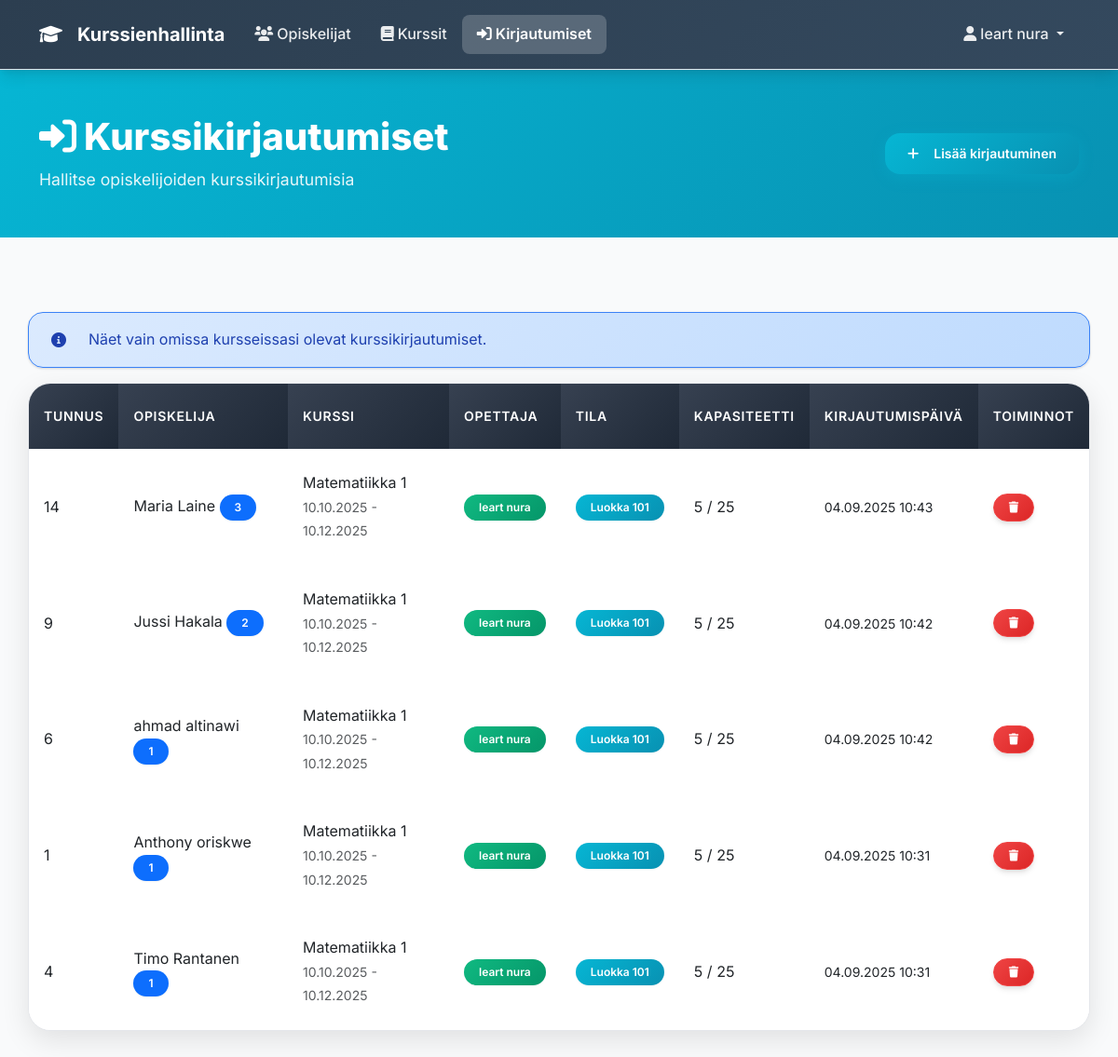
/kirjautumiset.php (signed in), run on the app's committed database.
### tables this page shows
CREATE TABLE `kurssikirjautumiset` (
  `tunnus` int(11) NOT NULL AUTO_INCREMENT,
  `opiskelija_tunnus` int(11) NOT NULL,
  `kurssi_tunnus` int(11) NOT NULL,
  `kirjautumispvm` datetime DEFAULT current_timestamp(),
  `created_at` timestamp NOT NULL DEFAULT current_timestamp(),
  `updated_at` timestamp NOT NULL DEFAULT current_timestamp() ON UPDATE current_timestamp(),
  PRIMARY KEY (`tunnus`),
  UNIQUE KEY `opiskelija_tunnus` (`opiskelija_tunnus`,`kurssi_tunnus`),
  KEY `idx_kirjautumiset_opiskelija` (`opiskelija_tunnus`),
  KEY `idx_kirjautumiset_kurssi` (`kurssi_tunnus`),
  CONSTRAINT `kurssikirjautumiset_ibfk_1` FOREIGN KEY (`opiskelija_tunnus`) REFERENCES `opiskelijat` (`tunnus`) ON DELETE CASCADE,
  CONSTRAINT `kurssikirjautumiset_ibfk_2` FOREIGN KEY (`kurssi_tunnus`) REFERENCES `kurssit` (`tunnus`) ON DELETE CASCADE
);

CREATE TABLE `opiskelijat` (
  `tunnus` int(11) NOT NULL AUTO_INCREMENT,
  `kayttaja_tunnus` int(11) DEFAULT NULL,
  `opiskelijanumero` varchar(20) NOT NULL,
  `etunimi` varchar(50) NOT NULL,
  `sukunimi` varchar(50) NOT NULL,
  `syntymapaiva` date NOT NULL,
  `vuosikurssi` int(11) NOT NULL CHECK (`vuosikurssi` >= 1 and `vuosikurssi` <= 3),
  `created_at` timestamp NOT NULL DEFAULT current_timestamp(),
  `updated_at` timestamp NOT NULL DEFAULT current_timestamp() ON UPDATE current_timestamp(),
  PRIMARY KEY (`tunnus`),
  UNIQUE KEY `opiskelijanumero` (`opiskelijanumero`),
  KEY `kayttaja_tunnus` (`kayttaja_tunnus`),
  CONSTRAINT `opiskelijat_ibfk_1` FOREIGN KEY (`kayttaja_tunnus`) REFERENCES `kayttajat` (`tunnus`) ON DELETE SET NULL
);

CREATE TABLE `kurssit` (
  `tunnus` int(11) NOT NULL AUTO_INCREMENT,
  `nimi` varchar(200) NOT NULL,
  `kuvaus` text DEFAULT NULL,
  `alkupaiva` date NOT NULL,
  `loppupaiva` date NOT NULL,
  `opettaja_tunnus` int(11) NOT NULL,
  `tila_tunnus` int(11) NOT NULL,
  `created_at` timestamp NOT NULL DEFAULT current_timestamp(),
  `updated_at` timestamp NOT NULL DEFAULT current_timestamp() ON UPDATE current_timestamp(),
  PRIMARY KEY (`tunnus`),
  KEY `idx_kurssit_opettaja` (`opettaja_tunnus`),
  KEY `idx_kurssit_tila` (`tila_tunnus`),
  KEY `idx_kurssit_alkupaiva` (`alkupaiva`),
  CONSTRAINT `kurssit_ibfk_1` FOREIGN KEY (`opettaja_tunnus`) REFERENCES `opettajat` (`tunnus`) ON DELETE CASCADE,
  CONSTRAINT `kurssit_ibfk_2` FOREIGN KEY (`tila_tunnus`) REFERENCES `tilat` (`tunnus`) ON DELETE CASCADE
);

CREATE TABLE `tilat` (
  `tunnus` int(11) NOT NULL AUTO_INCREMENT,
  `nimi` varchar(100) NOT NULL,
  `kapasiteetti` int(11) NOT NULL CHECK (`kapasiteetti` > 0),
  `created_at` timestamp NOT NULL DEFAULT current_timestamp(),
  `updated_at` timestamp NOT NULL DEFAULT current_timestamp() ON UPDATE current_timestamp(),
  PRIMARY KEY (`tunnus`)
);

### config/auth.php (called while the page is built, shortened)
<?php
function isLoggedIn() {
    return true;
}
function hasRole($requiredRole) {
    if (is_array($requiredRole)) {
        return in_array($_SESSION['user_role'], $requiredRole);
    }
    return $_SESSION['user_role'] === $requiredRole;
}
function isAdmin() {
    return hasRole('admin');
}
function isTeacher() {
    return hasRole('opettaja');
}
function canManageCourses() {
    return hasRole(['admin', 'opettaja']);
}
function canEditAll() {
    return isAdmin();
}
function getCurrentUserName() {
    return $_SESSION['user_name'] ?? null;
}
?>

### kirjautumiset.php (the view, shortened to what this page needs)
<?php
require_once 'config/auth.php';
$pdo = getDbConnection();
$kirjautumiset = [];
try {
    if (isAdmin()) {
        $stmt = $pdo->query("
            SELECT kk.tunnus, kk.opiskelija_tunnus, kk.kurssi_tunnus, kk.kirjautumispvm,
                   CONCAT(o.etunimi, ' ', o.sukunimi) AS opiskelija_nimi,
                   o.vuosikurssi,
                   k.nimi AS kurssi_nimi,
                   k.alkupaiva,
                   k.loppupaiva,
                   CONCAT(op.etunimi, ' ', op.sukunimi) AS opettaja_nimi,
                   t.nimi AS tila_nimi, t.kapasiteetti
            FROM kurssikirjautumiset kk
            JOIN opiskelijat o ON kk.opiskelija_tunnus = o.tunnus
            JOIN kurssit k ON kk.kurssi_tunnus = k.tunnus
            JOIN opettajat op ON k.opettaja_tunnus = op.tunnus
            JOIN tilat t ON k.tila_tunnus = t.tunnus
            ORDER BY kk.kirjautumispvm DESC
        ");
        $kirjautumiset = $stmt->fetchAll();
    } elseif (isTeacher()) {
        $teacherId = getCurrentTeacherId();
        $stmt = $pdo->prepare("
            SELECT kk.tunnus, kk.opiskelija_tunnus, kk.kurssi_tunnus, kk.kirjautumispvm,
                   CONCAT(o.etunimi, ' ', o.sukunimi) AS opiskelija_nimi,
                   o.vuosikurssi,
                   k.nimi AS kurssi_nimi,
                   k.alkupaiva,
                   k.loppupaiva,
                   CONCAT(op.etunimi, ' ', op.sukunimi) AS opettaja_nimi,
                   t.nimi AS tila_nimi, t.kapasiteetti
            FROM kurssikirjautumiset kk
            JOIN opiskelijat o ON kk.opiskelija_tunnus = o.tunnus
            JOIN kurssit k ON kk.kurssi_tunnus = k.tunnus
            JOIN opettajat op ON k.opettaja_tunnus = op.tunnus
            JOIN tilat t ON k.tila_tunnus = t.tunnus
            WHERE k.opettaja_tunnus = ?
            ORDER BY kk.kirjautumispvm DESC
        ");
        $stmt->execute([$teacherId]);
        $kirjautumiset = $stmt->fetchAll();
    }
} catch (Exception $e) {
    $error = 'Virhe kurssikirjautumisten haussa: ' . $e->getMessage();
}
?>
<!DOCTYPE html>
<html lang="fi">
<head>
    <link href="https://cdn.jsdelivr.net/npm/bootstrap@5.3.0/dist/css/bootstrap.min.css" rel="stylesheet">
    <link href="https://cdnjs.cloudflare.com/ajax/libs/font-awesome/6.0.0/css/all.min.css" rel="stylesheet">
    <link href="assets/css/modern-design.css" rel="stylesheet">
</head>
<body>
    <nav class="navbar navbar-expand-lg navbar-dark bg-dark">
        <div class="container">
            <a class="navbar-brand" href="./">
                <i class="fas fa-graduation-cap me-2"></i>
                Kurssienhallinta
            </a>
            <div class="collapse navbar-collapse" id="navbarNav">
                <ul class="navbar-nav me-auto">
                    <?php if (canEditAll() || canManageCourses()): ?>
                        <li class="nav-item">
                            <a class="nav-link" href="opiskelijat.php">
                                <i class="fas fa-users me-1"></i>Opiskelijat
                            </a>
                        </li>
                    <?php endif; ?>
                    <?php if (canManageCourses()): ?>
                        <li class="nav-item">
                            <a class="nav-link" href="kurssit.php">
                                <i class="fas fa-book me-1"></i>Kurssit
                            </a>
                        </li>
                    <?php endif; ?>
                    <li class="nav-item">
                        <a class="nav-link active" href="kirjautumiset.php">
                            <i class="fas fa-sign-in-alt me-1"></i>Kirjautumiset
                        </a>
                    </li>
                </ul>
                <?php if (isLoggedIn()): ?>
                    <ul class="navbar-nav">
                        <li class="nav-item dropdown">
                            <a class="nav-link dropdown-toggle" href="#" id="userDropdown" role="button" data-bs-toggle="dropdown">
                                <i class="fas fa-user me-1"></i><?php echo htmlspecialchars(getCurrentUserName()); ?>
                            </a>
                        </li>
                    </ul>
                <?php endif; ?>
            </div>
        </div>
    </nav>
    <div class="page-header">
        <div class="container">
            <div class="d-flex justify-content-between align-items-center">
                <div>
                    <h1><i class="fas fa-sign-in-alt me-2"></i>Kurssikirjautumiset</h1>
                    <p>Hallitse opiskelijoiden kurssikirjautumisia</p>
                </div>
                <button class="btn btn-add" data-bs-toggle="modal" data-bs-target="#addRegistrationModal">
                    <i class="fas fa-plus me-2"></i>Lisää kirjautuminen
                </button>
            </div>
        </div>
    </div>
    <div class="container content-section">
        <?php if (isTeacher()): ?>
            <div class="alert alert-info">
                <i class="fas fa-info-circle me-2"></i>
                Näet vain omissa kursseissasi olevat kurssikirjautumiset.
            </div>
        <?php endif; ?>
        <div class="table-container">
            <div class="table-responsive">
                <table class="table table-hover">
                        <thead class="table-dark">
                            <tr>
                                <th>Tunnus</th>
                                <th>Opiskelija</th>
                                <th>Kurssi</th>
                                <th>Opettaja</th>
                                <th>Tila</th>
                                <th>Kapasiteetti</th>
                                <th>Kirjautumispäivä</th>
                                <th>Toiminnot</th>
                            </tr>
                        </thead>
                        <tbody>
                            <?php if (empty($kirjautumiset)): ?>
                                <tr>
                                    <td colspan="8" class="text-center text-muted">
                                        <i class="fas fa-info-circle me-2"></i>Ei kurssikirjautumisia
                                    </td>
                                </tr>
                            <?php else: ?>
                                <?php foreach ($kirjautumiset as $kirjautuminen): ?>
                                    <tr>
                                        <td><?php echo htmlspecialchars($kirjautuminen['tunnus']); ?></td>
                                        <td>
                                            <?php echo htmlspecialchars($kirjautuminen['opiskelija_nimi']); ?>
                                            <span class="badge bg-primary"><?php echo htmlspecialchars($kirjautuminen['vuosikurssi']); ?></span>
                                        </td>
                                        <td>
                                            <?php echo htmlspecialchars($kirjautuminen['kurssi_nimi']); ?>
                                            <br><small class="text-muted">
                                                <?php echo date('d.m.Y', strtotime($kirjautuminen['alkupaiva'])); ?> -
                                                <?php echo date('d.m.Y', strtotime($kirjautuminen['loppupaiva'])); ?>
                                            </small>
                                        </td>
                                        <td>
                                            <span class="badge bg-success"><?php echo htmlspecialchars($kirjautuminen['opettaja_nimi']); ?></span>
                                        </td>
                                        <td>
                                            <span class="badge bg-info"><?php echo htmlspecialchars($kirjautuminen['tila_nimi']); ?></span>
                                        </td>
                                        <td>
                                            <?php
                                            $stmt = $pdo->prepare("SELECT COUNT(*) FROM kurssikirjautumiset WHERE kurssi_tunnus = ?");
                                            $stmt->execute([$kirjautuminen['kurssi_tunnus']]);
                                            $osallistujia = $stmt->fetchColumn();
                                            $kapasiteetti = $kirjautuminen['kapasiteetti'];
                                            if ($osallistujia > $kapasiteetti): ?>
                                                <span class="capacity-warning">
                                                    <?php echo $osallistujia; ?> / <?php echo $kapasiteetti; ?>
                                                    <i class="fas fa-exclamation-triangle text-danger"></i>
                                                </span>
                                            <?php else: ?>
                                                <?php echo $osallistujia; ?> / <?php echo $kapasiteetti; ?>
                                            <?php endif; ?>
                                        </td>
                                        <td>
                                            <small><?php echo date('d.m.Y H:i', strtotime($kirjautuminen['kirjautumispvm'])); ?></small>
                                        </td>
                                        <td>
                                            <form method="POST" class="d-inline" onsubmit="return confirm('Haluatko varmasti poistaa tämän kirjautumisen?')">
                                                <button type="submit" class="btn btn-sm btn-danger">
                                                    <i class="fas fa-trash"></i>
                                                </button>
                                            </form>
                                        </td>
                                    </tr>
                                <?php endforeach; ?>
                            <?php endif; ?>
                        </tbody>
                    </table>
                </div>
        </div>
    </div>
</body>
</html>

### kirjautumiset.php (style rules this page uses)
.page-header { background: linear-gradient(135deg, #06b6d4 0%, #0891b2 100%); color: white; padding: 3rem 0; margin-bottom: 3rem; }
.page-header h1 { font-weight: 800; font-size: 2.5rem; margin-bottom: 0.5rem; }
.page-header p { font-size: 1.1rem; opacity: 0.9; margin: 0; }
.content-section { padding: 2rem 0; }
.btn-add { background: linear-gradient(135deg, #06b6d4 0%, #0891b2 100%); border: none; color: white; padding: 0.75rem 1.5rem; border-radius: 1rem; font-weight: 600; transition: all 0.3s ease; box-shadow: 0 4px 15px rgba(6, 182, 212, 0.3); }
.table-container { background: white; border-radius: 1.5rem; box-shadow: 0 10px 30px rgba(0, 0, 0, 0.1); overflow: hidden; border: 1px solid #e5e7eb; }
.table-container .table { margin: 0; }
.table-container .table thead th { background: linear-gradient(135deg, #374151 0%, #1f2937 100%); color: white; font-weight: 600; font-size: 0.875rem; text-transform: uppercase; letter-spacing: 0.05em; padding: 1.5rem 1rem; border: none; }
.table-container .table tbody tr { transition: all 0.3s ease; border-bottom: 1px solid #f3f4f6; }
.table-container .table tbody td { padding: 1.5rem 1rem; vertical-align: middle; border: none; }
.badge { font-size: 0.75rem; padding: 0.5rem 1rem; border-radius: 1rem; font-weight: 600; }
.badge.bg-success { background: linear-gradient(135deg, #10b981 0%, #059669 100%) !important; }
.badge.bg-info { background: linear-gradient(135deg, #06b6d4 0%, #0891b2 100%) !important; }

### data on the page
kurssikirjautumiset: tunnus "14", opiskelija_nimi "Maria Laine", opiskelija_tunnus.vuosikurssi "3", kurssi_tunnus.nimi "Matematiikka 1", kurssi_tunnus.alkupaiva "10.10.2025", kurssi_tunnus.loppupaiva "10.12.2025", opettaja_nimi "leart nura", tilat.nimi "Luokka 101", osallistujia "5", tilat.kapasiteetti "25", kirjautumispvm "04.09.2025 10:43"
kurssikirjautumiset: tunnus "9", opiskelija_nimi "Jussi Hakala", opiskelija_tunnus.vuosikurssi "2", kurssi_tunnus.nimi "Matematiikka 1", kurssi_tunnus.alkupaiva "10.10.2025", kurssi_tunnus.loppupaiva "10.12.2025", opettaja_nimi "leart nura", tilat.nimi "Luokka 101", osallistujia "5", tilat.kapasiteetti "25", kirjautumispvm "04.09.2025 10:42"
kurssikirjautumiset: tunnus "6", opiskelija_nimi "ahmad altinawi", opiskelija_tunnus.vuosikurssi "1", kurssi_tunnus.nimi "Matematiikka 1", kurssi_tunnus.alkupaiva "10.10.2025", kurssi_tunnus.loppupaiva "10.12.2025", opettaja_nimi "leart nura", tilat.nimi "Luokka 101", osallistujia "5", tilat.kapasiteetti "25", kirjautumispvm "04.09.2025 10:42"
kurssikirjautumiset: tunnus "1", opiskelija_nimi "Anthony oriskwe", opiskelija_tunnus.vuosikurssi "1", kurssi_tunnus.nimi "Matematiikka 1", kurssi_tunnus.alkupaiva "10.10.2025", kurssi_tunnus.loppupaiva "10.12.2025", opettaja_nimi "leart nura", tilat.nimi "Luokka 101", osallistujia "5", tilat.kapasiteetti "25", kirjautumispvm "04.09.2025 10:31"
kurssikirjautumiset: tunnus "4", opiskelija_nimi "Timo Rantanen", opiskelija_tunnus.vuosikurssi "1", kurssi_tunnus.nimi "Matematiikka 1", kurssi_tunnus.alkupaiva "10.10.2025", kurssi_tunnus.loppupaiva "10.12.2025", opettaja_nimi "leart nura", tilat.nimi "Luokka 101", osallistujia "5", tilat.kapasiteetti "25", kirjautumispvm "04.09.2025 10:31"

### other printed values
getCurrentUserName() "leart nura"
